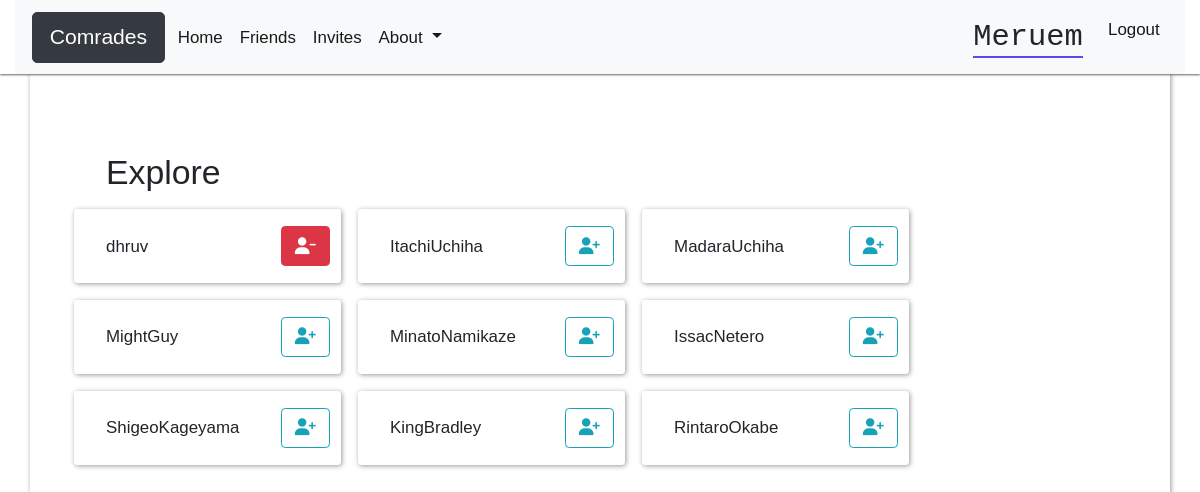
Screenshot of / (signed in) with the database file from the repository.
### users/models.py (models this page shows, shortened)
class Profile(models.Model):
    user = models.OneToOneField(User,on_delete=models.CASCADE)
    friends = models.ManyToManyField(User,related_name='friends',blank=True)
    objects = ProfileManager()
    def __str__(self):
        return str(self.user)

### friends/views.py (the view)
# urls.py: 2. Add a URL to urlpatterns:  path('', Home.as_view(), name='home')
class Home(ListView):
    model = Profile
    template_name = 'friends/home.html'
    context_object_name = 'qs'
    def get_queryset(self):
        qs = Profile.objects.get_all_profiles(self.request.user)
        return qs
    def get_context_data(self, **kwargs):
        context = super().get_context_data(**kwargs)
        user = User.objects.get(username__iexact=self.request.user)
        profile = Profile.objects.get(user=user)
        rel_r = Relationship.objects.filter(sender=profile)
        rel_s = Relationship.objects.filter(receiver=profile)
        rel_receiver = []
        rel_sender = []
        for item in rel_r:
            rel_receiver.append(item.receiver.user)
        for item in rel_s:
            rel_sender.append(item.sender.user)
        context['rel_receiver']= rel_receiver
        context['rel_sender']=rel_sender
        context['is_empty'] = False
        if len(self.get_queryset()) ==0:
            context['is_empty'] = True
        return context

### users/models.py (called while the page is built)
    def get_all_profiles(self,me):
        profiles = Profile.objects.all().exclude(user=me)
        return profiles

### friends/templates/friends/home.html (shortened to what this page needs)
{% extends "friends/base.html" %}
{% block content %}
    <div class="row mt-5 ml-4">
        <h2>Explore</h2>
  	</div>
    <div class="row">
		{% for obj in qs %}
			<div class="col-12 col-sm-3 m-2 home-card p-3 " >
				<div class="col-9">
					{{ obj }}
				</div>
				<div class="col-3">
					{% if obj.user not in rel_receiver and obj.user not in rel_sender %}
						<form action="{% url 'sendinvite' %}" method="POST">
							<button type="submit" class="btn btn-outline-info"><i class="fas fa-user-plus"></i></button>
						</form>
					{% endif %}
					{% if request.user in obj.friends.all %}
						<form action="{% url 'removeinvite' %}" method="POST">
							<button type="submit" class="btn btn-danger "><i class="fas fa-user-minus"></i></button>
						</form>
					{% endif %}
				</div>
			</div>
		{% endfor %}
	</div>
{% endblock content %}

### friends/templates/friends/base.html (shortened to what this page needs)
{% load static %}
<!doctype html>
<html lang="en">
  <head>
    <link rel="stylesheet" href="https://stackpath.bootstrapcdn.com/bootstrap/4.3.1/css/bootstrap.min.css">
    <link rel="stylesheet" href="{% static 'friends/style.css' %}">
  </head>
  <body>
    <div class="container-fluid header">
      <nav class="navbar navbar-expand-lg navbar-light bg-light">
         <span class="btn-lg btn btn-dark mr-1" >Comrades</span>
         <div class="collapse navbar-collapse" id="navbarSupportedContent">
           <ul class="navbar-nav mr-auto">
             <li class="nav-item active">
               <a class="nav-link" href="{% url 'home' %}">Home</a>
             </li>
             {% if user.is_authenticated %}
             <li class="nav-item active">
              <a class="nav-link" href="{% url 'userfriends' %}">Friends</a>
            </li>
            <li class="nav-item active">
              <a class="nav-link" href="{% url 'invites' %}">Invites</a>
            </li>
            <li class="nav-item dropdown active">
               <a class="nav-link dropdown-toggle" href="#" id="navbarDropdown" role="button" data-toggle="dropdown" aria-haspopup="true" aria-expanded="false">
                 About
               </a>
             </li>
           </ul>
           <ul class="nav navbar-nav navbar-right">
            <span class="float-right h4 mr-3"><span class="" id="curr_user"  style = "padding-top: .35em;" >{{ user.username }}</span></span>
            <li class="nav-item active">
              <a class="nav-link " href="{% url 'logout' %}">Logout</a>
            </li>
          </ul>
        </div>
        {% endif %}
       </nav>
 </div>
    <div class="container p-5 mt-5 main">
        {% block content %}{% endblock %}
    </div>
  </body>
</html>

### friends/static/friends/style.css (style rules this page uses)
:root { font-family: monospace; font-size: 1.3em; }
.main { border-radius: .2em; box-shadow: 1px 1px 5px #999; }
.container { font-family: sans-serif; }
.header { position: fixed; top: 0; left: 0; background-color:white; font-family: Arial, Helvetica, sans-serif; box-shadow: 0 1px 2px #666; z-index: 2; height: fit-content; transition: .4s; }
#curr_user { font-family: monospace; font-size: 1.2em; border-bottom: 2px solid #6246ea; display: flex; justify-content: center; align-items: center; }
.home-card { background-color: white; box-shadow: 1px 1px 5px #999; display: flex; align-items: center; border-radius: .2em 0.2em; }

### rows the page displays
Profile: user.username "dhruv"
Profile: user.username "ItachiUchiha"
Profile: user.username "MadaraUchiha"
Profile: user.username "MightGuy"
Profile: user.username "MinatoNamikaze"
Profile: user.username "IssacNetero"
Profile: user.username "ShigeoKageyama"
Profile: user.username "KingBradley"
Profile: user.username "RintaroOkabe"

### other values shown
{{ user.username }} "Meruem"
